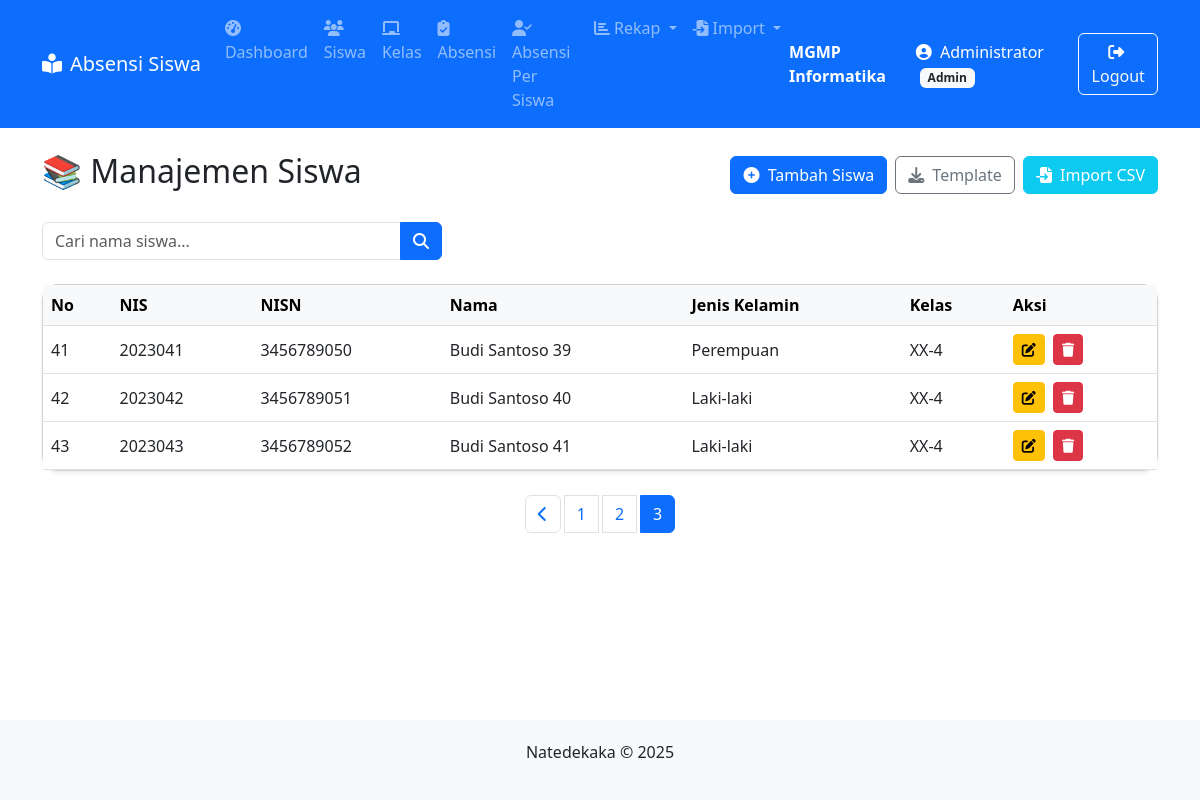
Before: /siswa/index.php?page=3 (signed in) with the older database file.
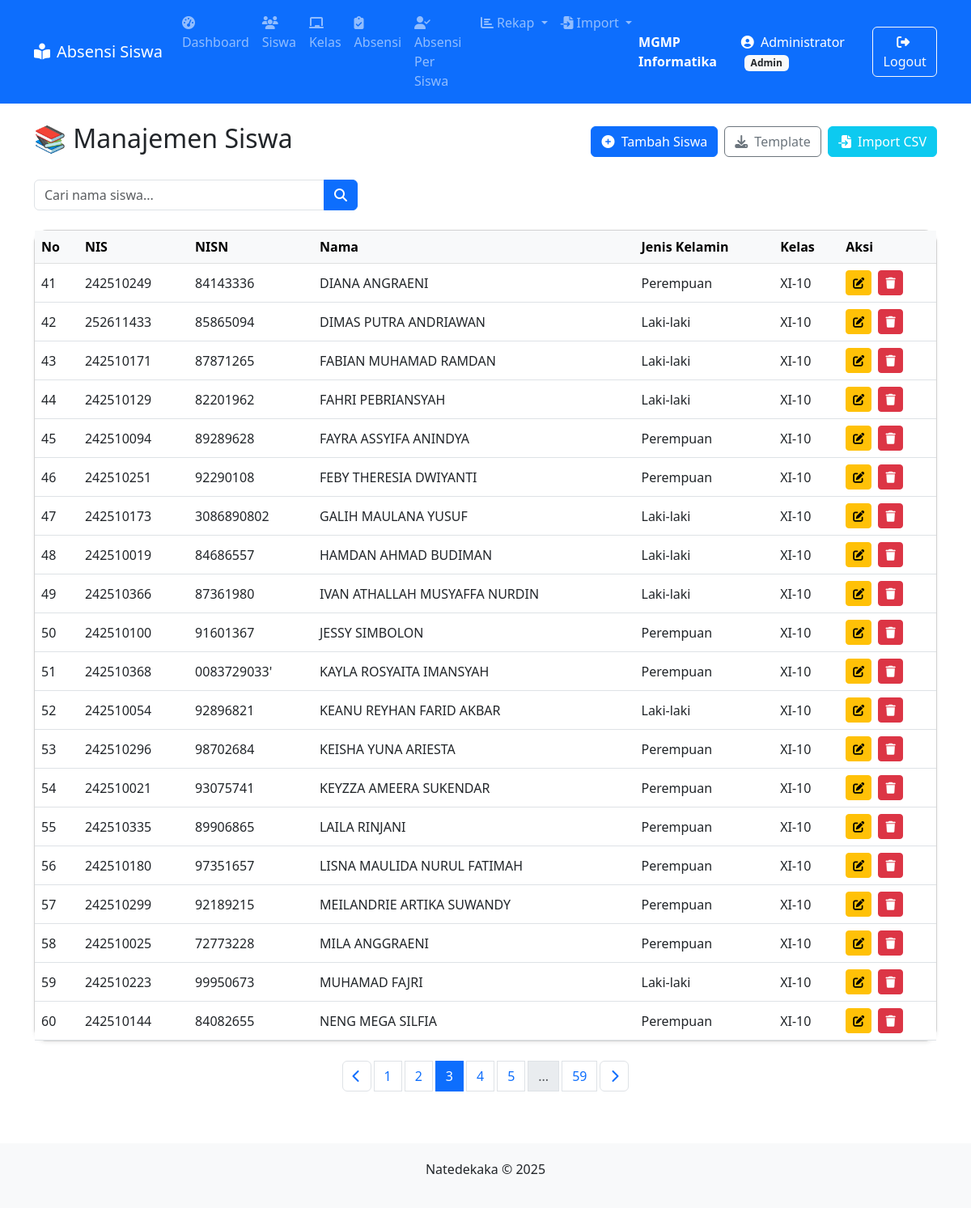
After: the same page with the newer database file.
### tables this page shows
CREATE TABLE `siswa` (
  `id` int(11) NOT NULL,
  `nis` varchar(20) NOT NULL,
  `nisn` varchar(20) NOT NULL,
  `nama` varchar(100) NOT NULL,
  `kelas_id` int(11) NOT NULL,
  `jenis_kelamin` enum('Laki-laki','Perempuan') DEFAULT NULL
);

CREATE TABLE `kelas` (
  `id` int(11) NOT NULL,
  `nama_kelas` varchar(10) NOT NULL,
  `wali_kelas` varchar(100) NOT NULL
);

### siswa/index.php (the view, shortened to what the changed rows need)
<?php
require_once '../includes/header.php';
require_once '../config.php';
?>
<div class="d-flex justify-content-between align-items-center mb-4">
    <h2>📚 Manajemen Siswa</h2>
</div>
<div class="card shadow-sm rounded-4">
    <div class="card-body p-0">
        <div class="table-responsive">
            <table class="table table-hover align-middle mb-0">
                <thead class="table-light">
                    <tr>
                        <th>No</th>
                        <th>NIS</th>
                        <th>NISN</th>
                        <th>Nama</th>
                        <th>Jenis Kelamin</th>
                        <th>Kelas</th>
                        <th>Aksi</th>
                    </tr>
                </thead>
                <tbody>
                    <?php
                    $limit = 20;
                    $page = isset($_GET['page']) ? (int)$_GET['page'] : 1;
                    $offset = ($page - 1) * $limit;
                    $keyword = isset($_GET['cari']) ? $koneksi->real_escape_string($_GET['cari']) : '';
                    $query = "
                        SELECT siswa.*, kelas.nama_kelas
                        FROM siswa
                        JOIN kelas ON siswa.kelas_id = kelas.id
                    ";
                    $total_result = $koneksi->query($query);
                    $total_rows = $total_result->num_rows;
                    $query .= " LIMIT $limit OFFSET $offset";
                    $result = $koneksi->query($query);
                    $no = $offset + 1;
                    if ($result->num_rows > 0):
                        while ($row = $result->fetch_assoc()):
                    ?>
                    <tr>
                        <td><?= $no++ ?></td>
                        <td><?= htmlspecialchars($row['nis']) ?></td>
                        <td><?= htmlspecialchars($row['nisn']) ?></td>
                        <td><?= htmlspecialchars($row['nama']) ?></td>
                        <td><?= htmlspecialchars($row['jenis_kelamin']) ?></td>
                        <td><?= htmlspecialchars($row['nama_kelas']) ?></td>
                        <td>
                            <a href="edit.php?id=<?= $row['id'] ?>" class="btn btn-sm btn-warning me-1" title="Edit">
                                <i class="fas fa-edit"></i>
                            </a>
                            <a href="hapus.php?id=<?= $row['id'] ?>" class="btn btn-sm btn-danger" title="Hapus" onclick="return confirm('Yakin hapus?')">
                                <i class="fas fa-trash"></i>
                            </a>
                        </td>
                    </tr>
                    <?php endwhile; else: ?>
                    <tr>
                        <td colspan="7" class="text-center text-muted">Tidak ada data ditemukan</td>
                    </tr>
                    <?php endif; ?>
                </tbody>
            </table>
        </div>
    </div>
</div>
<nav aria-label="Page navigation" class="mt-4">
    <ul class="pagination justify-content-center flex-wrap gap-1">
        <?php
        $total_pages = ceil($total_rows / $limit);
        $show_pages = 5;
        $start_page = max(1, $page - floor($show_pages / 2));
        $end_page = min($total_pages, $start_page + $show_pages - 1);
        for ($i = $start_page; $i <= $end_page; $i++) {
            $url = "?page=$i" . (!empty($keyword) ? "&cari=" . urlencode($keyword) : "");
            $active = ($i == $page) ? 'active' : '';
            echo "<li class='page-item $active'><a class='page-link' href='$url'>$i</a></li>";
        }
        if ($end_page < $total_pages) {
            if ($end_page < $total_pages - 1) echo "<li class='page-item disabled'><span class='page-link'>...</span></li>";
            echo "<li class='page-item'><a class='page-link' href='?page=$total_pages" . (!empty($keyword) ? "&cari=" . urlencode($keyword) : "") . "'>$total_pages</a></li>";
        }
        if ($page < $total_pages) {
            $next_url = "?page=" . ($page + 1) . (!empty($keyword) ? "&cari=" . urlencode($keyword) : "");
            echo "<li class='page-item'><a class='page-link btn btn-outline-primary' href='$next_url'><i class='fas fa-chevron-right'></i></a></li>";
        }
        ?>
    </ul>
</nav>
<?php require_once '../includes/footer.php'; ?>

Changed rows visible on the page:
removed siswa: nis "2023041", nisn "3456789050", nama "Budi Santoso 39", jenis_kelamin "Perempuan", kelas.nama_kelas "XX-4"
removed siswa: nis "2023042", nisn "3456789051", nama "Budi Santoso 40", jenis_kelamin "Laki-laki", kelas.nama_kelas "XX-4"
removed siswa: nis "2023043", nisn "3456789052", nama "Budi Santoso 41", jenis_kelamin "Laki-laki", kelas.nama_kelas "XX-4"
added siswa: nis "242510249", nisn "84143336", nama "DIANA ANGRAENI", jenis_kelamin "Perempuan", kelas.nama_kelas "XI-10"
added siswa: nis "252611433", nisn "85865094", nama "DIMAS PUTRA ANDRIAWAN", jenis_kelamin "Laki-laki", kelas.nama_kelas "XI-10"
added siswa: nis "242510171", nisn "87871265", nama "FABIAN MUHAMAD RAMDAN", jenis_kelamin "Laki-laki", kelas.nama_kelas "XI-10"
added siswa: nis "242510129", nisn "82201962", nama "FAHRI PEBRIANSYAH", jenis_kelamin "Laki-laki", kelas.nama_kelas "XI-10"
added siswa: nis "242510094", nisn "89289628", nama "FAYRA ASSYIFA ANINDYA", jenis_kelamin "Perempuan", kelas.nama_kelas "XI-10"
added siswa: nis "242510251", nisn "92290108", nama "FEBY THERESIA DWIYANTI", jenis_kelamin "Perempuan", kelas.nama_kelas "XI-10"
added siswa: nis "242510173", nisn "3086890802", nama "GALIH MAULANA YUSUF", jenis_kelamin "Laki-laki", kelas.nama_kelas "XI-10"
added siswa: nis "242510019", nisn "84686557", nama "HAMDAN AHMAD BUDIMAN", jenis_kelamin "Laki-laki", kelas.nama_kelas "XI-10"
added siswa: nis "242510366", nisn "87361980", nama "IVAN ATHALLAH MUSYAFFA NURDIN", jenis_kelamin "Laki-laki", kelas.nama_kelas "XI-10"
added siswa: nis "242510100", nisn "91601367", nama "JESSY SIMBOLON", jenis_kelamin "Perempuan", kelas.nama_kelas "XI-10"
added siswa: nis "242510368", nisn "0083729033'", nama "KAYLA ROSYAITA IMANSYAH", jenis_kelamin "Perempuan", kelas.nama_kelas "XI-10"
added siswa: nis "242510054", nisn "92896821", nama "KEANU REYHAN FARID AKBAR", jenis_kelamin "Laki-laki", kelas.nama_kelas "XI-10"
added siswa: nis "242510296", nisn "98702684", nama "KEISHA YUNA ARIESTA", jenis_kelamin "Perempuan", kelas.nama_kelas "XI-10"
added siswa: nis "242510021", nisn "93075741", nama "KEYZZA AMEERA SUKENDAR", jenis_kelamin "Perempuan", kelas.nama_kelas "XI-10"
added siswa: nis "242510335", nisn "89906865", nama "LAILA RINJANI", jenis_kelamin "Perempuan", kelas.nama_kelas "XI-10"
added siswa: nis "242510180", nisn "97351657", nama "LISNA MAULIDA NURUL FATIMAH", jenis_kelamin "Perempuan", kelas.nama_kelas "XI-10"
added siswa: nis "242510299", nisn "92189215", nama "MEILANDRIE ARTIKA SUWANDY", jenis_kelamin "Perempuan", kelas.nama_kelas "XI-10"
added siswa: nis "242510025", nisn "72773228", nama "MILA ANGGRAENI", jenis_kelamin "Perempuan", kelas.nama_kelas "XI-10"
added siswa: nis "242510223", nisn "99950673", nama "MUHAMAD FAJRI", jenis_kelamin "Laki-laki", kelas.nama_kelas "XI-10"
added siswa: nis "242510144", nisn "84082655", nama "NENG MEGA SILFIA", jenis_kelamin "Perempuan", kelas.nama_kelas "XI-10"
Other visible differences:
$total_pages: (not shown) → "59"
new list line: "4"
new list line: "5"
